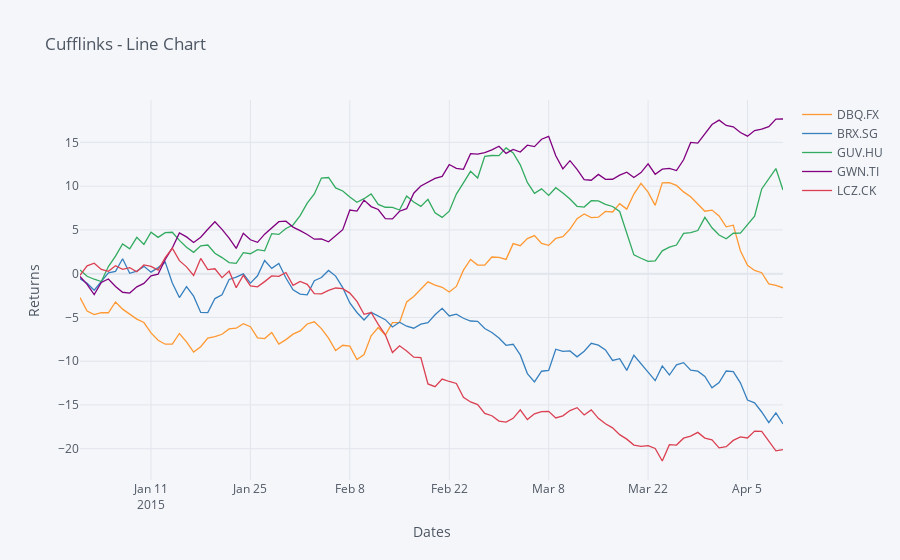

The code cell stored with this chart in its notebook:
### Markdown cell above
## Line Chart

### Code cell
cf.datagen.lines().iplot(kind='scatter',xTitle='Dates',yTitle='Returns',title='Cufflinks - Line Chart')
